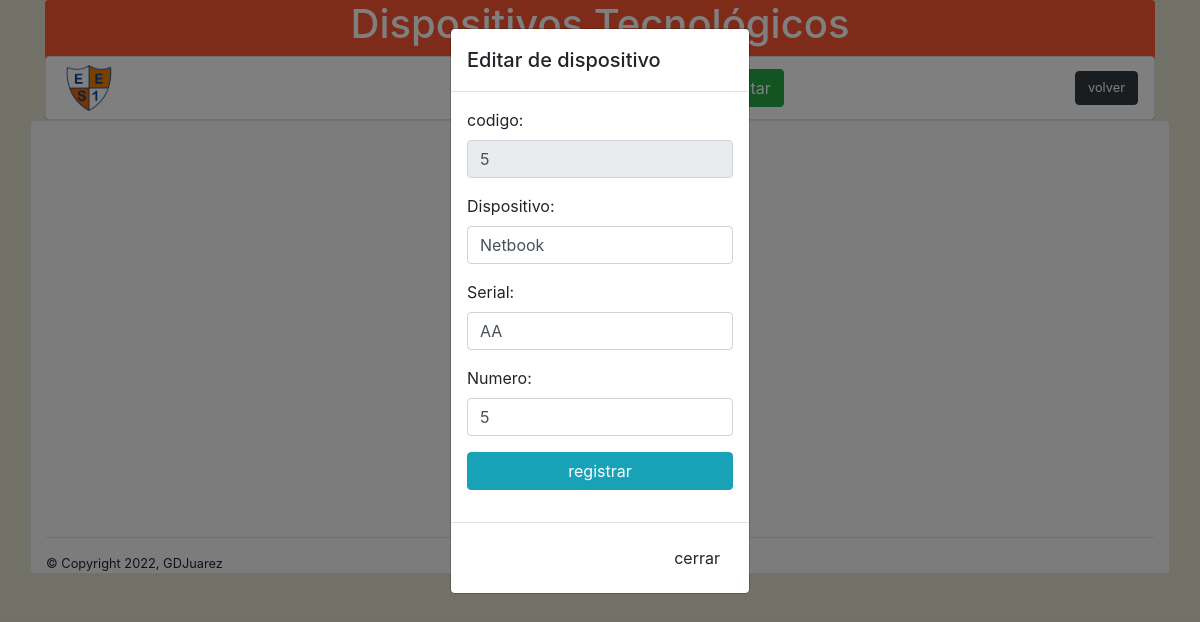
The app's page /dispositivos/edito_disp.php?id=5 (signed in) with its own data.
### tables this page shows
CREATE TABLE `dispositivo` (
  `id` int(11) NOT NULL,
  `dispositivo` varchar(45) NOT NULL,
  `n_serial` varchar(45) NOT NULL,
  `numero` int(11) NOT NULL,
  `estado` varchar(20) NOT NULL,
  `Apellido` varchar(45) NOT NULL,
  `Curso` varchar(10) NOT NULL
);

### clases/class_conexion.php (called while the page is built, shortened)
<?php
 class Conexion{
    public function __construct(){
        $this->conexion_db = new mysqli(DB_HOST,DB_USUARIO,DB_PASS,DB_NOMBRE);
    }
  }
?>

### dispositivos/edito_disp.php (the view, shortened to what this page needs)
<?php
require("../clases/class_conexion.php");
require("../clases/class_dispositivo.php");
$id=$_GET['id'];
$mis_dispositivos = new Dispositivo();
$reg_disp=$mis_dispositivos->get_disp($id);
foreach ($reg_disp as $row) {
    $dispositivo= $row['dispositivo'];
	$serial= $row['n_serial'];
	$numero= $row['numero'];
}
?>
<!doctype html>
<html lang="en">
<head>
    <link rel="stylesheet" href="https://cdn.jsdelivr.net/npm/bootstrap@4.6.0/dist/css/bootstrap.min.css"
>
    <link rel="stylesheet" href="https://cdnjs.cloudflare.com/ajax/libs/font-awesome/5.15.2/css/all.min.css">
    <link rel="stylesheet" href="../stylefondo.css">
</head>
<header>
    <div class="container">
        <div class="banner  rounded" style="background-color: #FF5733 ;">
            <div class="row">
                <div class="col-lg-2">
                </div>
                <div class="col-lg-8">
                    <h1 class="text-white text-center">Dispositivos Tecnológicos</h1>
                </div>
                <div class="col-lg-2">
                </div>
            </div>
            <nav class="navbar navbar-light bg-white border rounded">
                <img src="../img/escudo1.png" class="rounded " style="width:5%" alt="Responsive image">
                <button type="button" class="btn btn-success" data-toggle="modal" data-target="#myModal"
                    id="alta_disp" title="Ingresar"> Editar </button>
                <form class="form-inline my-2 my-lg-0" action="..prestamos/menu.php" method="post">
                    <button class="btn btn-dark " type="submit"><small>volver</small></button>
                </form>
            </nav>
        </div>
</header>
<body>
    <div class='container bg-light border rounded'>
        <div class="row">
            <div class="col-md-1"> </div>
            <div class="col-md-10 ">
                <div style="height: 400px; background-color: rgba(255,0,0,0);">
                    <div class="modal fade" id="myModal" role="dialog">
                        <div class="modal-dialog modal-sm">
                            <div class="modal-content">
                                <div class="modal-header">
                                    <h5 class="modal-title">Editar de dispositivo</h5>
                                </div>
                                <div class="modal-body">
                                    <form action="grabar_edit.php" method="post">
                                        <div class="form-group">
                                            <label>codigo:</label>
                                            <input type="text" class="form-control" name="id" value="<?php echo $id ?>"
                                                maxlength="20" readonly>
                                        </div>
                                        <div class="form-group">
                                            <label>Dispositivo:</label>
                                            <input type="text" class="form-control" name="dispositivo"
                                                value="<?php echo $dispositivo ?>" maxlength="20" required>
                                        </div>
                                        <div class="form-group">
                                            <label>Serial:</label>
                                            <input type="text" class="form-control" name="serial"
                                                value="<?php echo $serial ?>" maxlength="20">
                                        </div>
                                        <div class="form-group">
                                            <label>Numero:</label>
                                            <input type="text" class="form-control" name="numero"
                                                value="<?php echo $numero ?>" maxlength="20">
                                        </div>
                                        <button type="submit"
                                            class="btn btn-info btn-block btn-round">registrar</button>
                                    </form>
                                </div>
                                <div class="modal-footer">
                                    <button type="button" class="btn btn-default" data-dismiss="modal">cerrar</button>
                                </div>
                            </div>
                        </div>
                    </div>
                </div>
            </div>
        </div>
        <footer>
            <small>&copy; Copyright 2022, GDJuarez</small>
        </footer>
    </div>
</body>
</html>

### stylefondo.css (style rules this page uses)
body { background-color: #e4e5d0; }

### records on screen
dispositivo: dispositivo "Netbook", serial "AA", numero "5"
